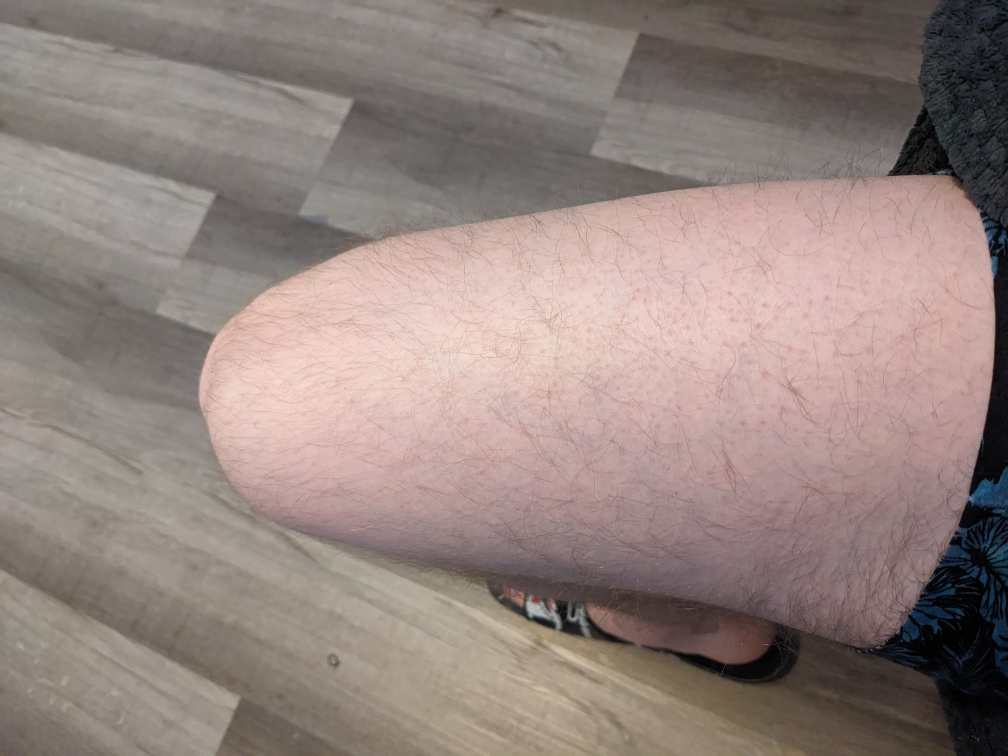
#> input picture Skin_Anatomical_Image_Dataset/simple_image_config/images/PXL_20230208_042416347.jpg, 4032 x 3024 px, given in place of PXL_20230208_042542902.jpg, which was not available (shown at 1/4 size)
$ python maskGen.py
#> lines starting #> are read from the running program, lines starting #| are printed output that depends on the picture; after the words box and inside, x2 and y2 are one past the last pixel; in counts of white or black regions, pixels touching at a corner belong together
# Sourced from https://towardsdatascience.com/generating-image-segmentation-masks-the-easy-way-dd4d3656dbd1

import os
import cv2
import json
import numpy as np

source_folder = os.path.join(os.getcwd(), "images")
json_path = "via_custom_annotations_image_sets_1_2/anatomy_set_json.json" # Relative to root directory
count = 0                                           # Count of total images saved
file_bbs = {}                                       # Dictionary containing polygon coordinates for mask
MASK_WIDTH = 256				    # Dimensions should match those of ground truth image
MASK_HEIGHT = 256

# Read JSON file
with open(json_path) as f:
#> (reads Skin_Anatomical_Image_Dataset/via_custom_annotations_image_sets_1_2/anatomy_set_json.json from the repository)
  data = json.load(f)

# Extract X and Y coordinates if available and update dictionary
def add_to_dict(data, itr, key, count):
    try:
        x_points = data[itr]["regions"][count]["shape_attributes"]["all_points_x"]
        y_points = data[itr]["regions"][count]["shape_attributes"]["all_points_y"]
    except:
        print("No BB. Skipping", key)
        return

    all_points = []
    for i, x in enumerate(x_points):
        all_points.append([x, y_points[i]])

    file_bbs[key] = all_points

for itr in data:
    file_name_json = data[itr]["filename"]
    sub_count = 0               # Contains count of masks for a single ground truth image

    if len(data[itr]["regions"]) > 1:
        for _ in range(len(data[itr]["regions"])):
            key = file_name_json[:-4] + "*" + str(sub_count+1)
            add_to_dict(data, itr, key, sub_count)
            sub_count += 1
    else:
        add_to_dict(data, itr, file_name_json[:-4], 0)


print("\nDict size: ", len(file_bbs))

for file_name in os.listdir(source_folder):
    to_save_folder = os.path.join(source_folder, file_name[:-4])
    image_folder = os.path.join(to_save_folder, "images")
    mask_folder = os.path.join(to_save_folder, "masks")
    curr_img = os.path.join(source_folder, file_name)

    # make folders and copy image to new location
    os.mkdir(to_save_folder)
    os.mkdir(image_folder)
    os.mkdir(mask_folder)
    os.rename(curr_img, os.path.join(image_folder, file_name))
#> pass 2 of the loop `for file_name in os.listdir(source_folder):`:

# For each entry in dictionary, generate mask and save in correponding
# folder
for itr in file_bbs:
    num_masks = itr.split("*")
    to_save_folder = os.path.join(source_folder, num_masks[0])
    mask_folder = os.path.join(to_save_folder, "masks")

    # Set image dimensions
    # print("SRC: ", to_save_folder)
    print(os.path.join(to_save_folder, "images", to_save_folder.split('/')[-1] + ".jpg"))
    img = cv2.imread(os.path.join(to_save_folder, "images", to_save_folder.split('/')[-1] + ".jpg"))
#> img is the input picture: shape (3024, 4032, 3); mean B, G, R 126.9, 132.2, 147.9
    MASK_WIDTH, MASK_HEIGHT, channels = img.shape
#> MASK_WIDTH = 3024; MASK_HEIGHT = 4032; channels = 3
    print(MASK_HEIGHT, MASK_WIDTH, channels)
#| 4032 3024 3


    mask = np.zeros((MASK_WIDTH, MASK_HEIGHT))
    try:
        arr = np.array(file_bbs[itr])
        print(np.count_nonzero(arr))
    except:
        print("Not found:", itr)
        continue
    count += 1
    cv2.fillPoly(mask, [arr], color=(255))
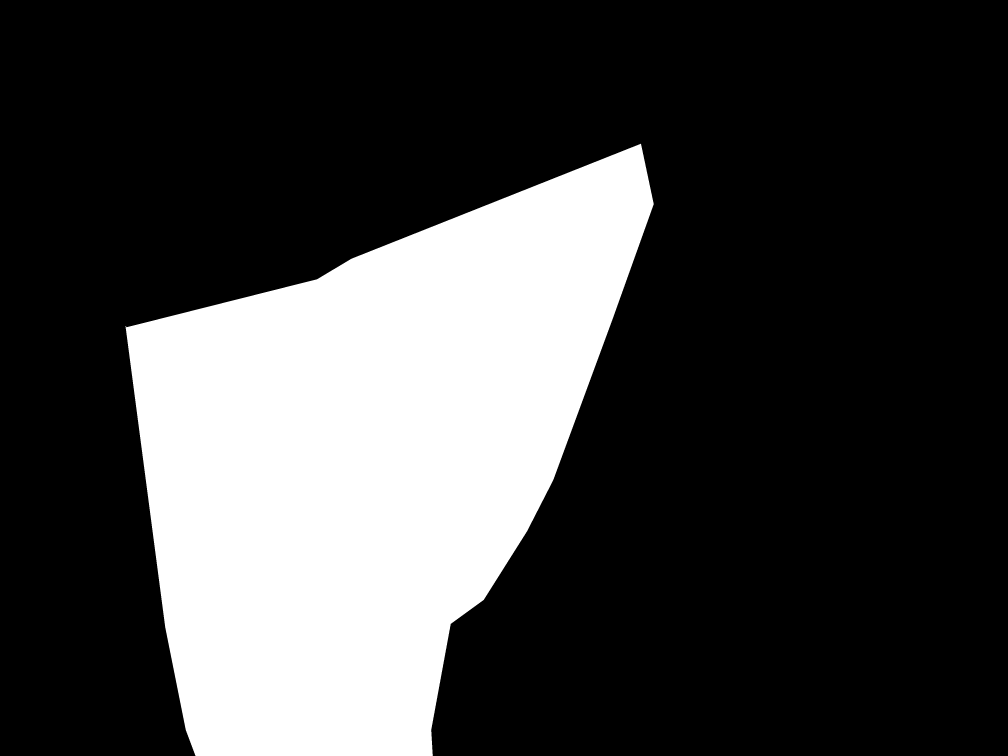
#> mask: shape (3024, 4032) float64 (shown at 1/4 size); 25.7% white; 1 white region, box (x1, y1, x2, y2) and area: (502, 575, 2615, 3024) 3137891
    # if count < 10:
    #     cv2.imshow('image',mask)
    #     cv2.waitKey(0)

    if len(num_masks) > 1:
    	cv2.imwrite(os.path.join(mask_folder, itr.replace("*", "_") + ".png") , mask)
    else:
        cv2.imwrite(os.path.join(mask_folder, itr + ".png") , mask)
#> pass 2 of the loop `for itr in file_bbs:`:
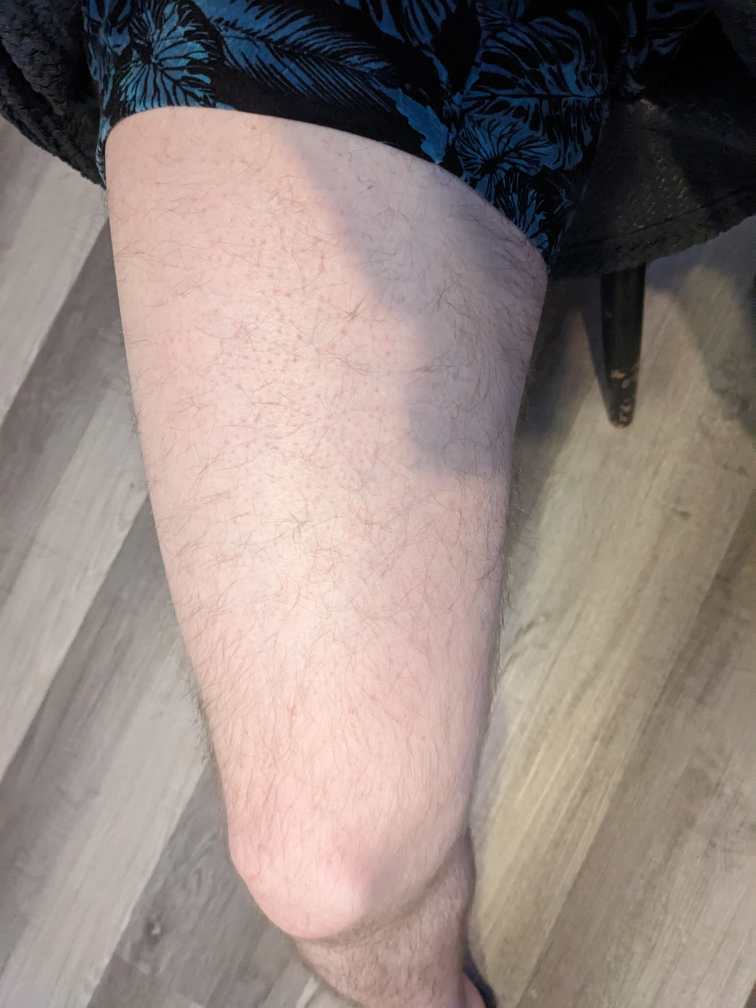
#> input picture Skin_Anatomical_Image_Dataset/simple_image_config/images/PXL_20230208_042429258.jpg, 3024 x 4032 px, given in place of PXL_20230208_042435222.MP.jpg, which was not available (shown at 1/4 size)
#> img is the input picture: shape (4032, 3024, 3); mean B, G, R 127.8, 133, 146.7
#| 3024 4032 3
#> `cv2.fillPoly(mask, [arr], color=(255))`:
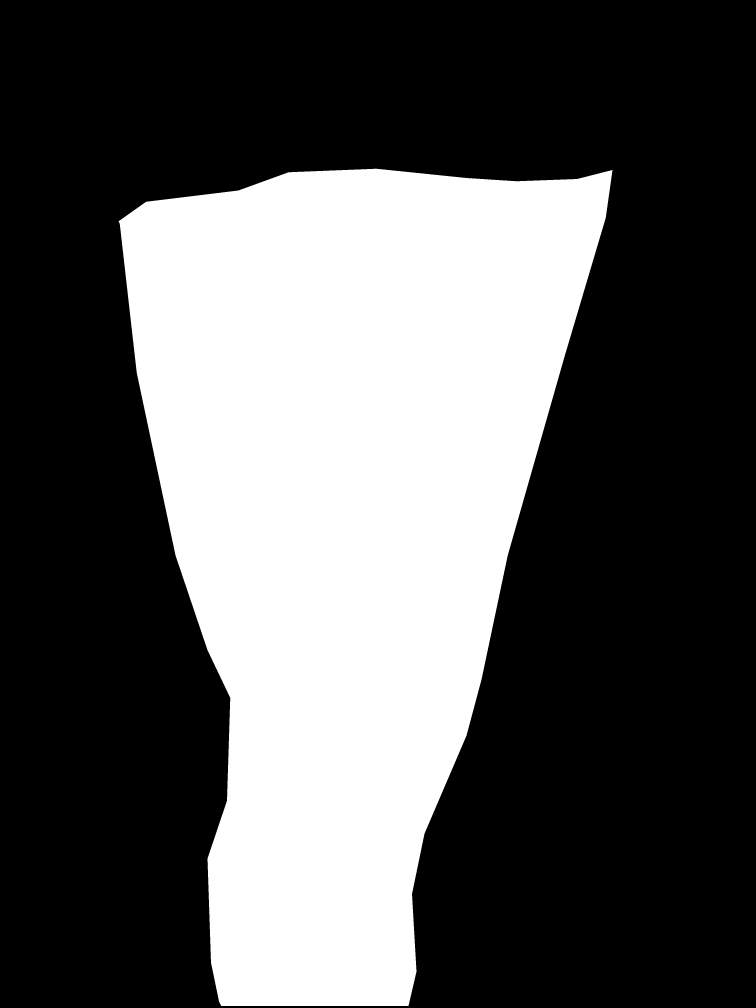
#> mask: shape (4032, 3024) float64 (shown at 1/4 size); 34.7% white; 1 white region, box (x1, y1, x2, y2) and area: (474, 675, 2450, 4024) 4234174
#> (the run stopped early here; a loop or call above may not have finished)
